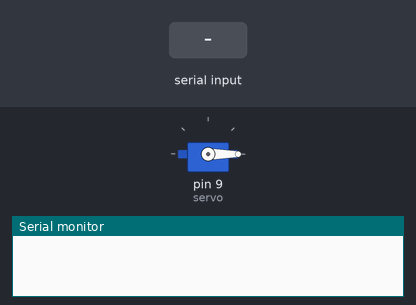
A sketch run on a simulated Arduino Uno, built with avr-gcc and run on an emulated ATmega328P. Shown: servo, the last lines printed to the serial monitor. The test bench sets the inputs (shaded band).

Above: at 2.2 s.
2.3 s: "30,150\n" received over Serial
At 3.1 s:
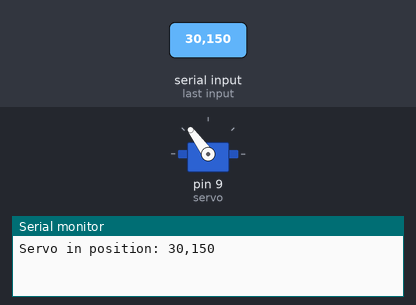
3.8 s: "5\n" received over Serial
At 5.0 s:
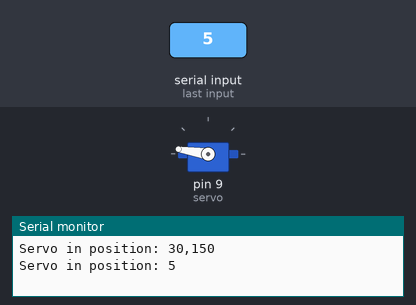
5.3 s: "200\n" received over Serial
At 6.4 s:
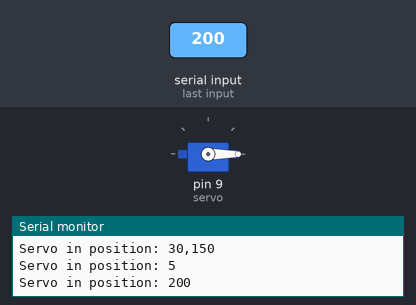
Timing chart, 0 to 8.3 s (numbered marks = the images above; inputs shaded):
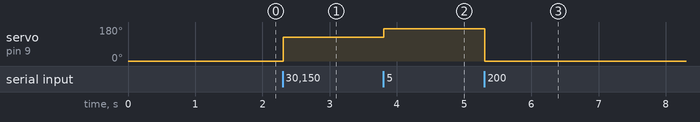

The sketch:

hackathon_hunrobotx.ino
```cpp
#include <Servo.h>
Servo servo;
String inByte;
int pos;

void setup(){
  servo.attach(9);
  servo.write(0);
  delay(1000);
  Serial.begin(9600);
}

void loop(){
  if(Serial.available()){
    inByte = Serial.readStringUntil('\n');
    pos = inByte.toInt();
    pos = map(pos,0,100,180,0);
    servo.write(pos);
    Serial.print("Servo in position: ");
    Serial.println(inByte);
  }
}
```

Measured:
- after the input at 2.3 s, servo on pin 9 (servo): 0° → 126° at once
- after the input at 3.8 s, servo on pin 9 (servo): 126° → 171° at once
- after the input at 5.3 s, servo on pin 9 (servo): 171° → 0° at once
